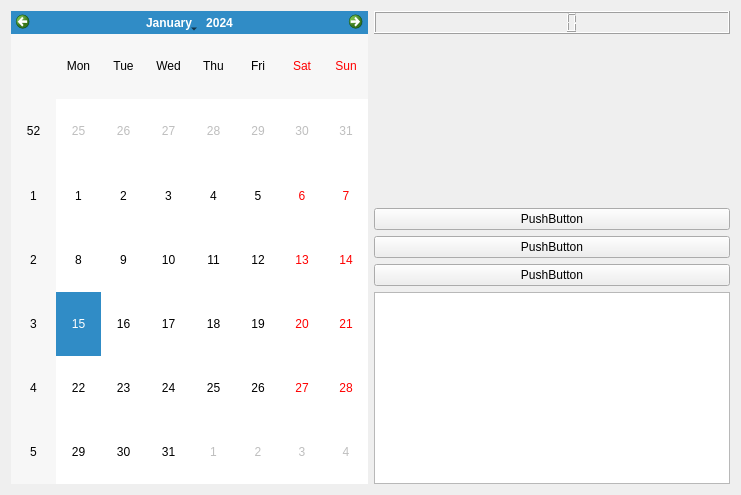
<?xml version="1.0" encoding="UTF-8"?>
<ui version="4.0">
 <class>qAppWindow</class>
 <widget class="QWidget" name="qAppWindow">
  <property name="geometry">
   <rect>
    <x>0</x>
    <y>0</y>
    <width>741</width>
    <height>495</height>
   </rect>
  </property>
  <property name="windowTitle">
   <string>qAppWindow</string>
  </property>
  <property name="windowOpacity">
   <double>1.000000000000000</double>
  </property>
  <layout class="QHBoxLayout" name="horizontalLayout">
   <item>
    <layout class="QVBoxLayout" name="verticalLayout">
     <item>
      <widget class="QCalendarWidget" name="calendarWidget"/>
     </item>
    </layout>
   </item>
   <item>
    <layout class="QVBoxLayout" name="verticalLayout_2">
     <item>
      <widget class="QLCDNumber" name="lcdNumber"/>
     </item>
     <item>
      <spacer name="verticalSpacer">
       <property name="orientation">
        <enum>Qt::Vertical</enum>
       </property>
       <property name="sizeHint" stdset="0">
        <size>
         <width>20</width>
         <height>40</height>
        </size>
       </property>
      </spacer>
     </item>
     <item>
      <widget class="QPushButton" name="pushButton_3">
       <property name="text">
        <string>PushButton</string>
       </property>
      </widget>
     </item>
     <item>
      <widget class="QPushButton" name="pushButton_2">
       <property name="text">
        <string>PushButton</string>
       </property>
      </widget>
     </item>
     <item>
      <widget class="QPushButton" name="pushButton">
       <property name="text">
        <string>PushButton</string>
       </property>
      </widget>
     </item>
     <item>
      <widget class="QTreeView" name="treeView"/>
     </item>
    </layout>
   </item>
  </layout>
 </widget>
 <layoutdefault spacing="6" margin="11"/>
 <resources/>
 <connections/>
</ui>
